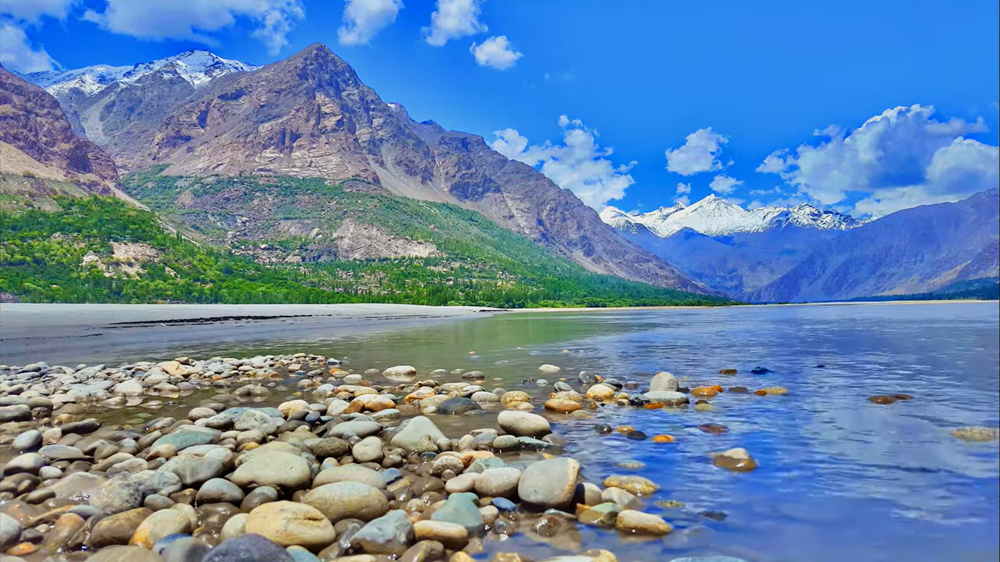
#> input picture assets/img1.png, 1000 x 562 px, shrunk from 1920 x 1080 before the run
$ python structural-similarity.py
#> lines starting #> are read from the running program, lines starting #| are printed output that depends on the picture
import numpy as np
import cv2 as cv
from skimage.metrics import structural_similarity
from PIL import Image

def numPixels(filepath):
    width, height = Image.open(filepath).size
    return width * height

first = cv.imread('assets/img1.png')
#> first is the input picture: shape (562, 1000, 3); mean B, G, R 168.5, 133.3, 100.4
second = cv.imread('assets/img2.png')
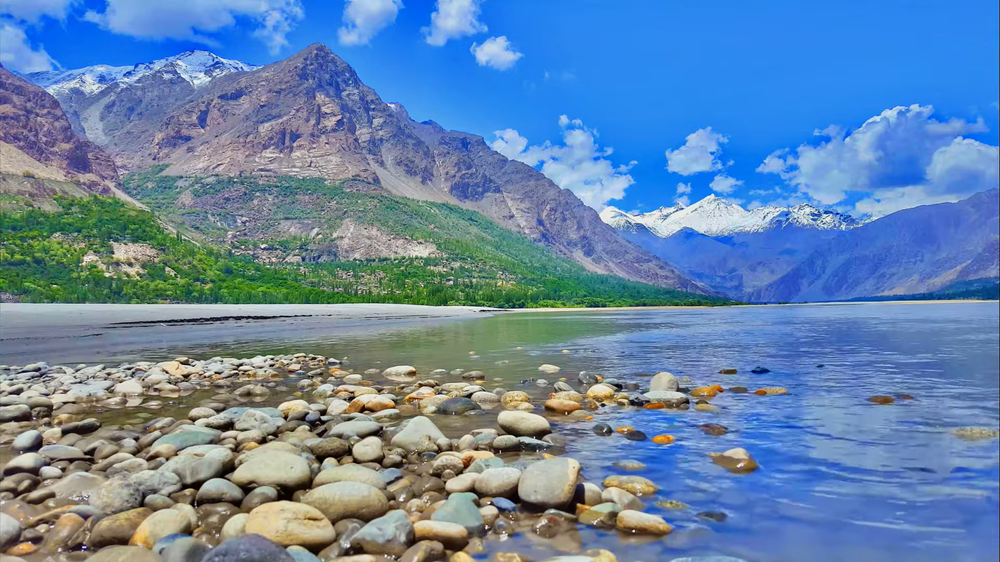
#> input picture assets/img2.png, 1000 x 562 px, shrunk from 1920 x 1080 before the run
#> second is the input picture: shape (562, 1000, 3); mean B, G, R 168.9, 133.4, 101
third = cv.imread('assets/left.jpg')
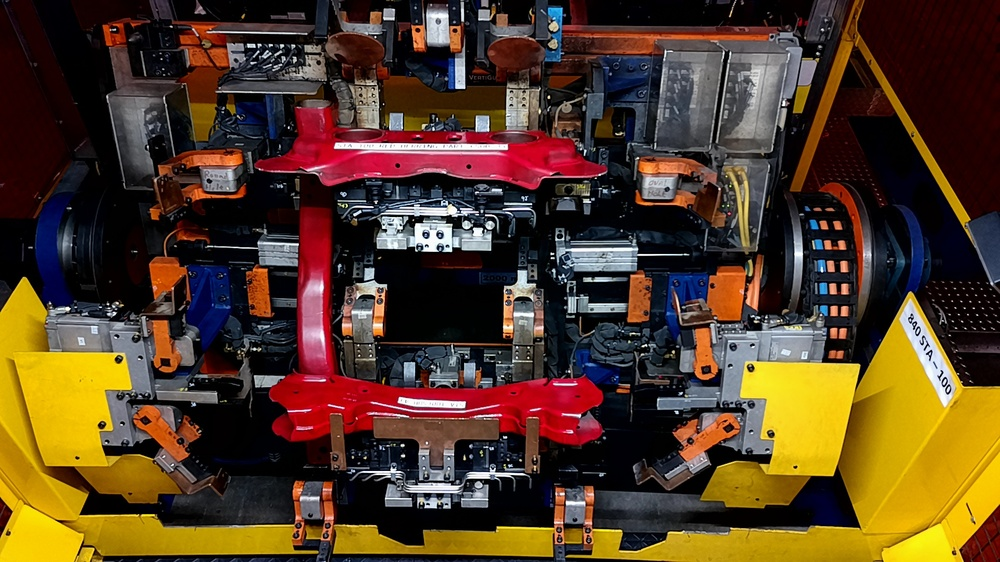
#> input picture assets/left.jpg, 1000 x 562 px, shrunk from 1920 x 1080 before the run
#> third is the input picture: shape (562, 1000, 3); mean B, G, R 37.2, 60.5, 84.1
fourth = cv.imread('assets/STD.jpg')
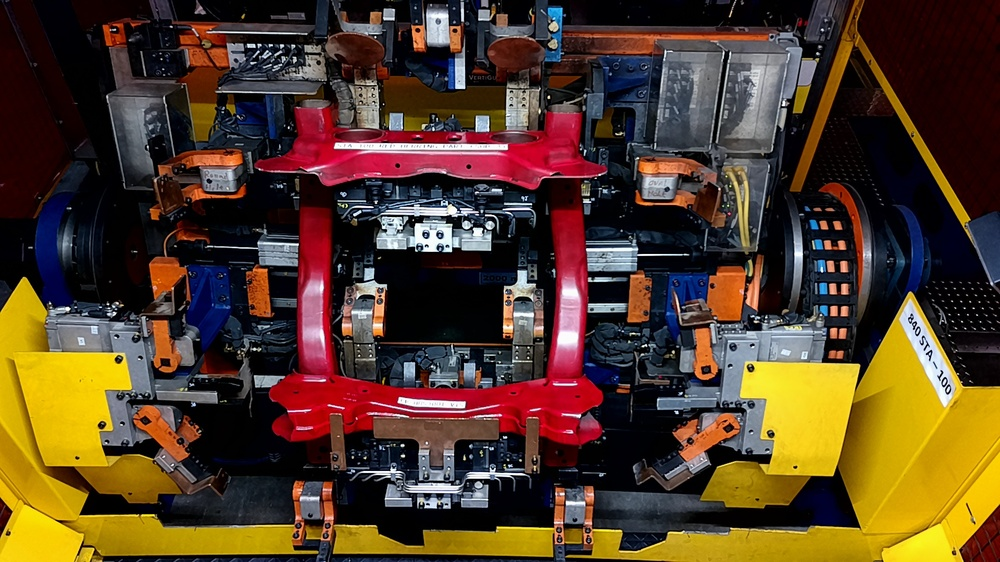
#> input picture assets/STD.jpg, 1000 x 562 px, shrunk from 1920 x 1080 before the run
#> fourth is the input picture: shape (562, 1000, 3); mean B, G, R 39.8, 61.3, 83.8

first_gray = cv.cvtColor(first, cv.COLOR_BGR2GRAY)
second_gray = cv.cvtColor(second, cv.COLOR_BGR2GRAY)
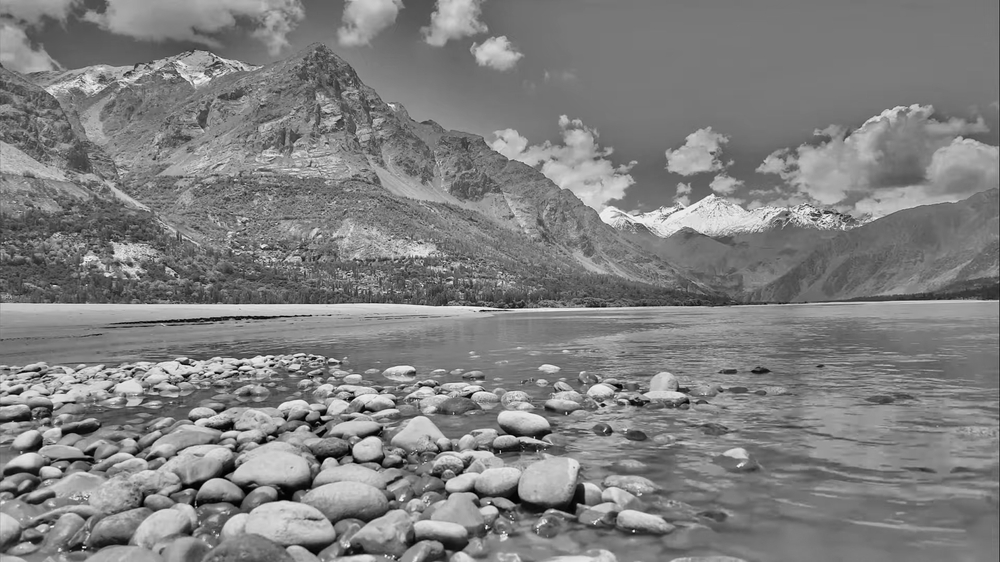
#> second_gray: shape (562, 1000); min 0, max 252, mean 127.8
third_gray = cv.cvtColor(third, cv.COLOR_BGR2GRAY)
fourth_gray = cv.cvtColor(fourth, cv.COLOR_BGR2GRAY)

score1, diff1 = structural_similarity(first_gray, second_gray, full = True)
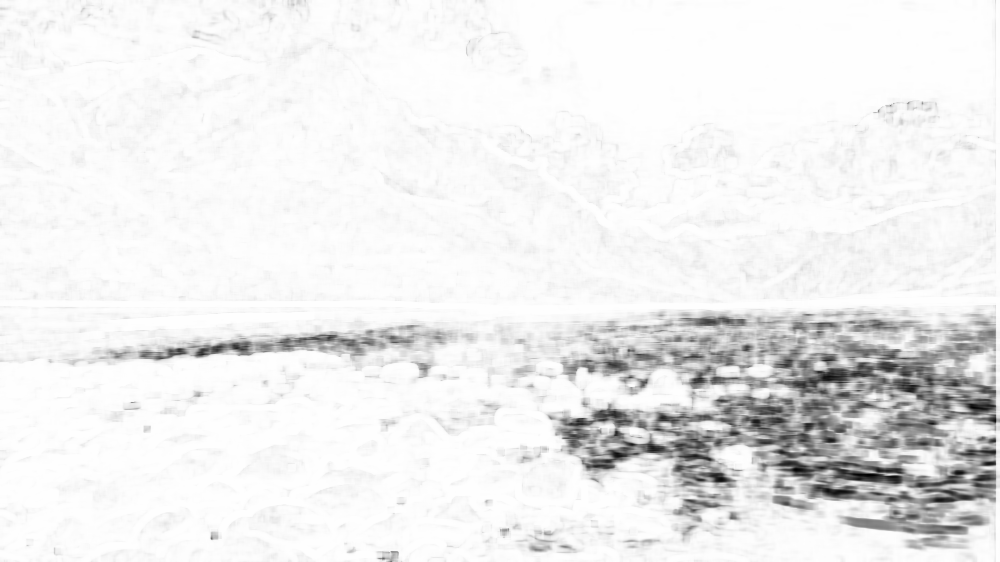
#> diff1: shape (562, 1000) float64; min -0.831, max 1, mean 0.877; drawn with min black and max white
#> score1 = 0.875
print("SSIM Similarity Score: {:.3f}%".format(score1 * 100))
#| SSIM Similarity Score: 87.524%

score2, diff2 = structural_similarity(third_gray, fourth_gray, full = True)
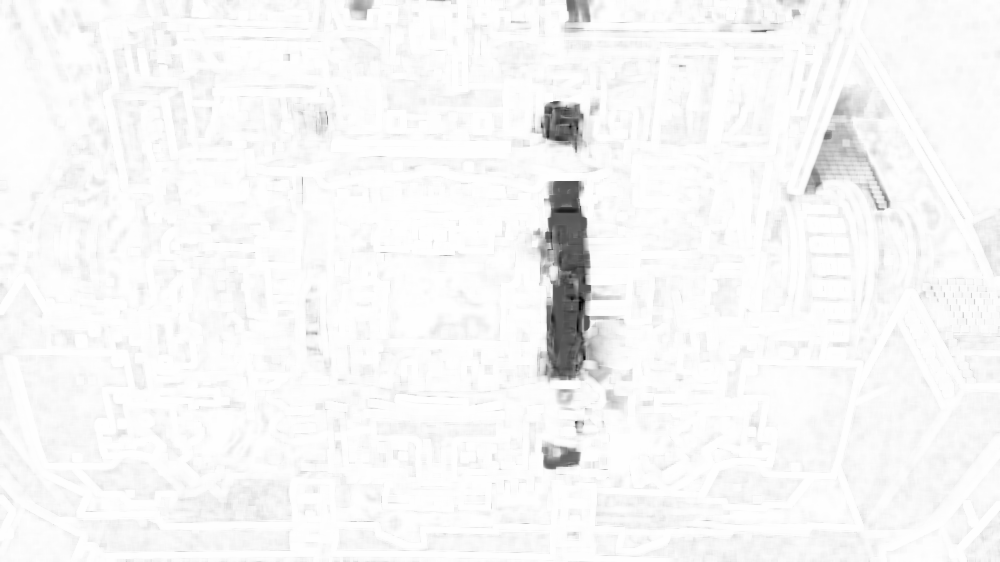
#> diff2: shape (562, 1000) float64; min -0.51, max 1, mean 0.954; drawn with min black and max white
#> score2 = 0.954
print("SSIM Similarity Score: {:.3f}%".format(score2 * 100))
#| SSIM Similarity Score: 95.384%

score3, diff3 = structural_similarity(first_gray, third_gray, full = True)
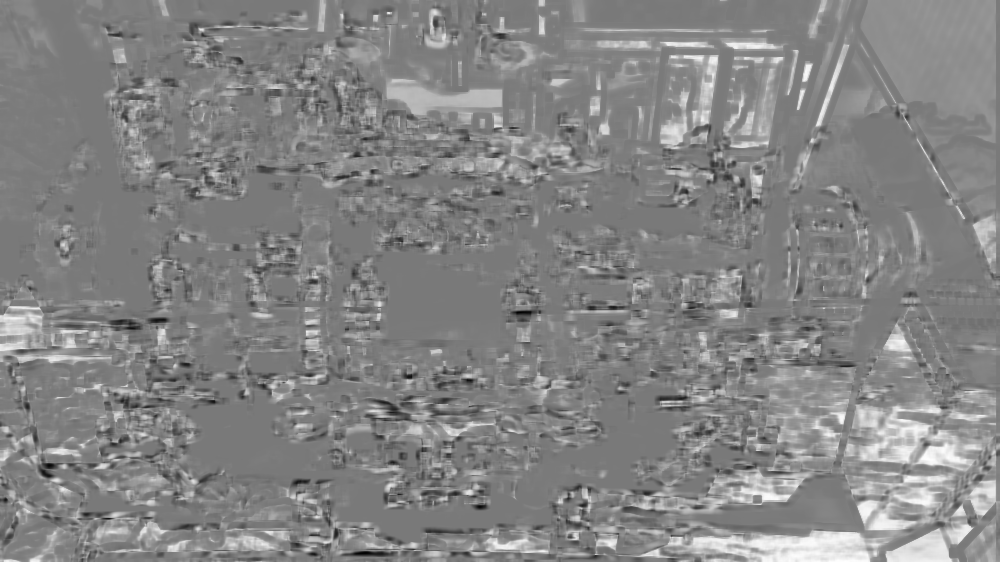
#> diff3: shape (562, 1000) float64; min -0.887, max 0.98, mean 0.0841; drawn with min black and max white
#> score3 = 0.0836
print("SSIM Similarity Score: {:.3f}%".format(score3 * 100))
#| SSIM Similarity Score: 8.356%


# [7 lines of commented-out code are left out]
